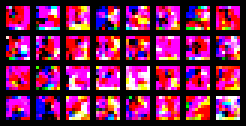
#> input picture sample/000100.png, 82 x 42 px (shown 3 times larger); its folder holds 4 pictures in this run
$ python VideoWrite.py
#> lines starting #> are read from the running program, lines starting #| are printed output that depends on the picture
import os
import cv2
import numpy as np

fps=20

# size = (530, 266)
size = (265, 133)
videowriter = cv2.VideoWriter("trainingResult.avi", cv2.VideoWriter_fourcc('I', '4', '2', '0'), fps, size)
path = './sample/'
for i in os.listdir(path):
    print(i)
    img = cv2.imread(path + i)
#> img is the input picture: shape (42, 82, 3); mean B, G, R 84.2, 32.4, 120.7
    img = cv2.resize(img,size)
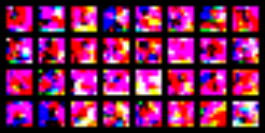
#> img: shape (133, 265, 3); mean B, G, R 84.2, 32.3, 120.6

    videowriter.write(img)
#> pass 2 of the loop `for i in os.listdir(path):`:
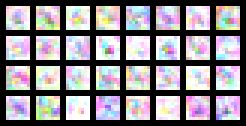
#> input picture sample/001100.png, 82 x 42 px (shown 3 times larger)
#> img is the input picture: shape (42, 82, 3); mean B, G, R 135.8, 129.2, 134
#> `img = cv2.resize(img,size)`:
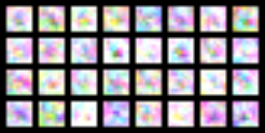
#> img: shape (133, 265, 3); mean B, G, R 135.6, 129.1, 133.9
#> pass 3 of the loop `for i in os.listdir(path):`:
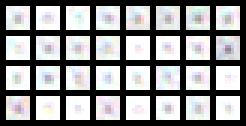
#> input picture sample/002100.png, 82 x 42 px (shown 3 times larger)
#> img is the input picture: shape (42, 82, 3); mean B, G, R 144.1, 143.3, 142.8
#> `img = cv2.resize(img,size)`:
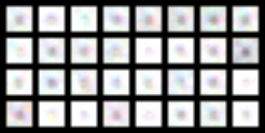
#> img: shape (133, 265, 3); mean B, G, R 144, 143.2, 142.7
#> the loop made 4 passes; the first 3 are shown

videowriter.release()

# [13 lines of commented-out code are left out]
